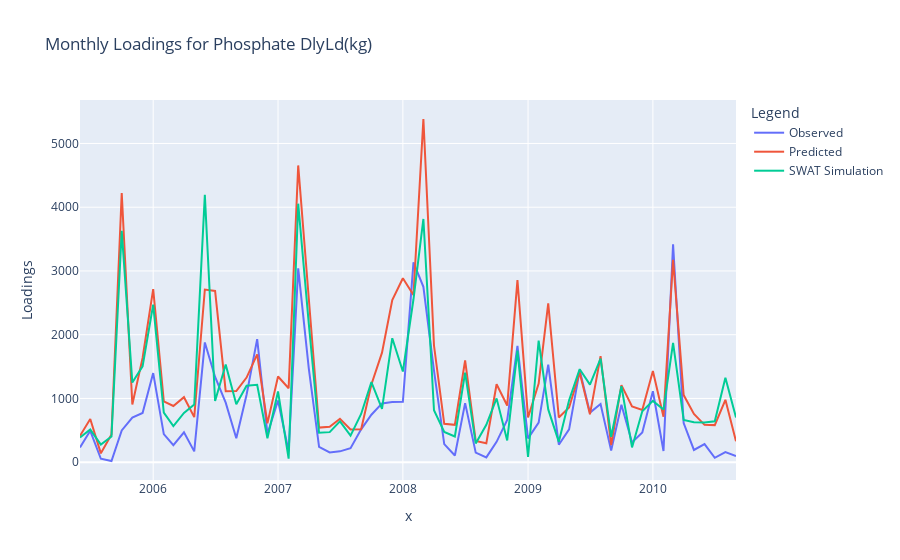
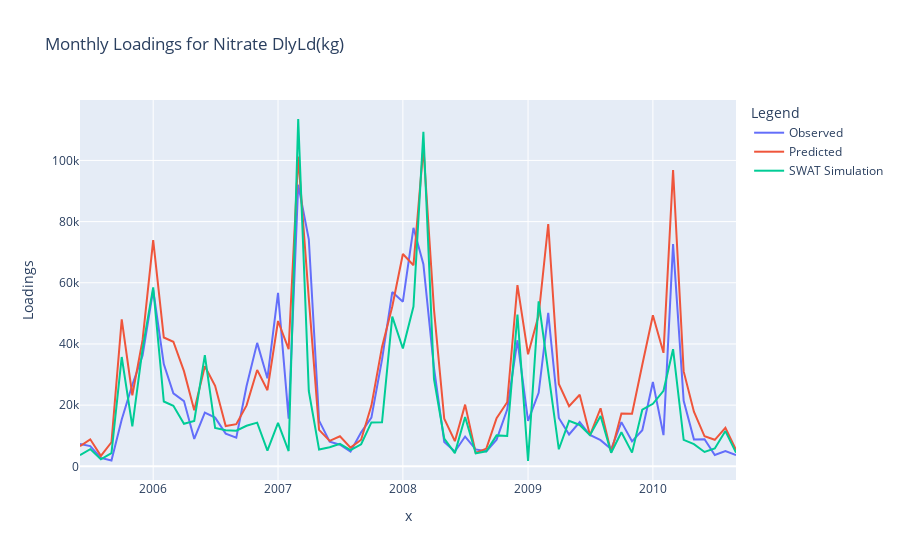
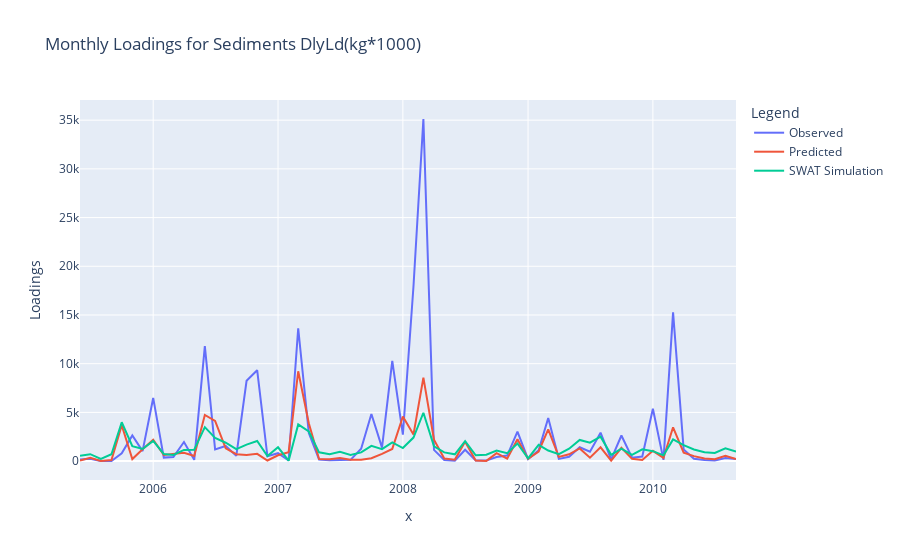

The notebook cell saved with these charts, in order:
### Code cell
import plotly.express as px

for target in targets:
    # Create a DataFrame for plotting
    plot_df = ann_monthly_aggregates[target].copy()
    plot_df["SWAT Simulation"] = swat_monthly_aggregates[
        f"Calibrated_SWAT_{target}"
    ].values

    # Plot using Plotly Express
    fig = px.line(
        plot_df,
        x=plot_df["month"].astype("datetime64[ns]"),
        y=["Observed", "Predicted", "SWAT Simulation"],
        labels={"value": "Loadings", "month": "Month"},
        title=f"Monthly Loadings for {target}",
    )
    fig.update_layout(legend_title_text="Legend")
    fig.show()
